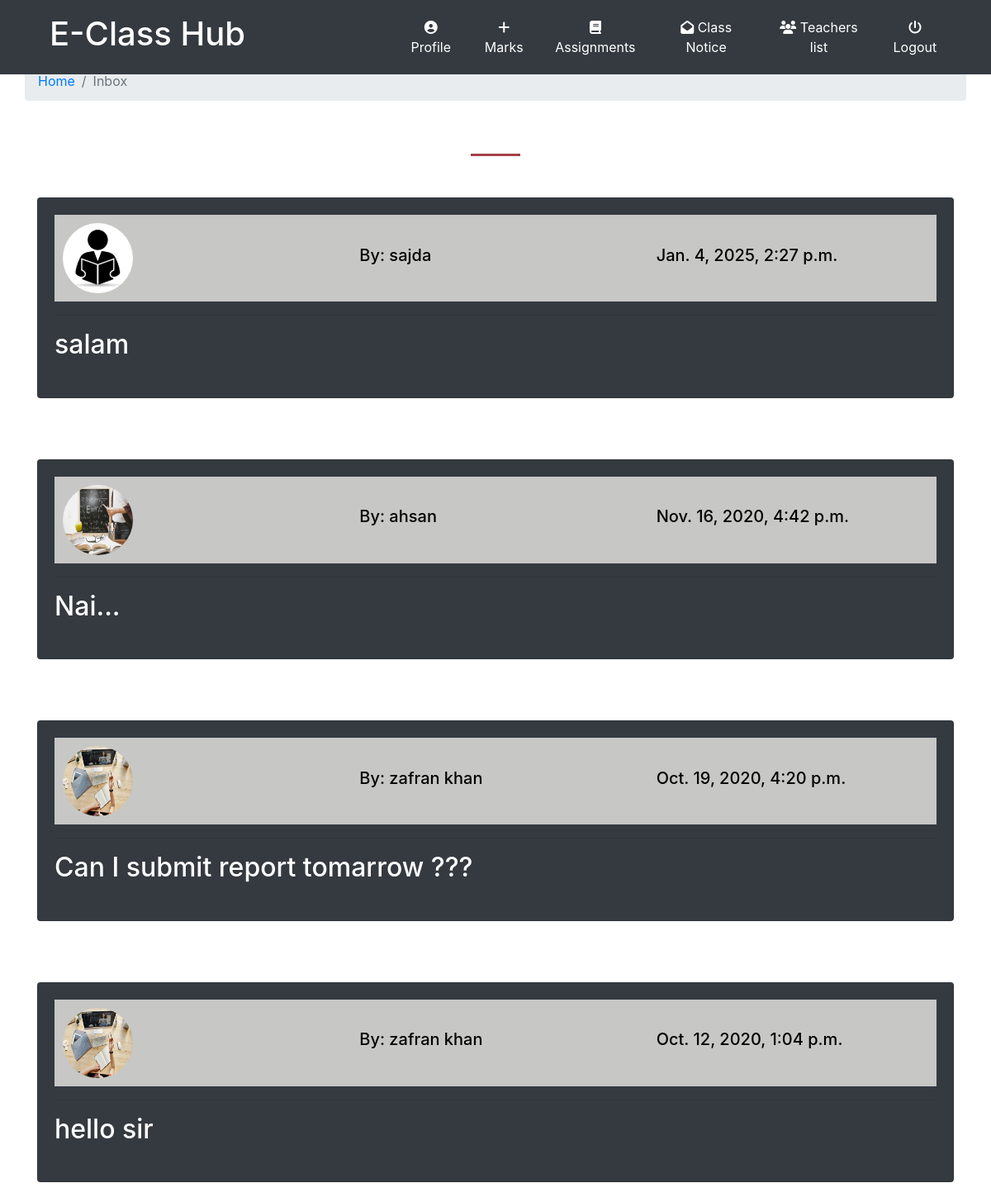
/classroom/teacher/1/messages_list (signed in), run on the app's committed database.
### classroom/models.py (models this page shows, shortened)
class MessageToTeacher(models.Model):
    id = models.BigAutoField(primary_key=True)
    student = models.ForeignKey(Student, related_name='student', on_delete=models.CASCADE)
    teacher = models.ForeignKey(Teacher, related_name='messages', on_delete=models.CASCADE)
    created_at = models.DateTimeField(auto_now=True)
    message = models.TextField()
    message_html = models.TextField(editable=False)
    class Meta:
        ordering = ['-created_at']
        unique_together = ['student', 'message']

class Student(models.Model):
    user = models.OneToOneField(User, on_delete=models.CASCADE, primary_key=True, related_name='Student')
    name = models.CharField(max_length=250)
    roll_no = models.CharField(max_length=50)
    email = models.EmailField(max_length=254)
    phone = models.IntegerField()
    student_profile_pic = models.ImageField(upload_to="classroom/student_profile_pic", blank=True)
    class Meta:
        ordering = ['roll_no']

### classroom/views.py (the view)
@login_required
def messages_list(request,pk):
    teacher = get_object_or_404(models.Teacher,pk=pk)
    return render(request,'classroom/messages_list.html',{'teacher':teacher})

### template/classroom/messages_list.html
{% extends 'classroom/base.html' %}
{% load static %}
{% block content %}
<div class="container ">
		<div class="row">
            <ol class="col-12 breadcrumb">
                <li class="breadcrumb-item"><a href="{% url 'home' %}">Home</a></li>
                <li class="breadcrumb-item active">Inbox</li>
            </ol>
        </div>
       <div class="section-heading">
            <h2>Inbox</h2>
            <div class="line-dec"></div>
          </div>
 {% if teacher.messages.count == 0 %}
  <h2 class=" text-center">No messages yet.</h2>
  {% else %}
  {% for mssg in teacher.messages.all %}
  <div class="notice">
  <div class="row">
    <div class="col-12 col-md-12">
<div class="card card-body bg-dark">
      <div class="notice-details">
        <div class="row align-items-center">
        <div class="col-2">
{% if mssg.student.student_profile_pic %}
        <img src="{{ mssg.student.student_profile_pic.url }}" class="notice-img">
        {% else %}
        <img src="{% static 'images/s_profile.png' %}" class="notice-img">
        {% endif %}
        </div>
<div class="offset-2 col-8">
    <div class="row">
        <div class="col-md-6">
          <h5>By: {{ mssg.student.name }}</h5>
        </div>
        <div class="col-md-6">
          <h5>{{ mssg.created_at }}</h5>
        </div>
        </div>
 </div>
  </div>
        </div>
        <hr>
         <h2 class="text-white">{{ mssg.message_html|safe }}</h2>
        </div>
    </div>
  </div>
  </div>
  <br>
  {% endfor %}
  {% endif %}
</div>
{% endblock %}

### static/css/base.css (style rules this page uses)
.active { display: block; }
.notice { margin-top: 50px; }
.notice .notice-details { background: #c7c7c5; padding: 10px; color: black; }
.notice .notice-img { width:85px; height:85px; border-radius: 50%; }
.section-heading { text-align: center; }
.section-heading h2 { font-size: 32px; font-weight: 700; color: #fff; }
.section-heading .line-dec { width: 60px; height: 3px; background-color: #a43f49; margin: 10px auto; }
.bg { height: 100%; width:100%; background-attachment: fixed; background-position: center; background-repeat: no-repeat; background-size: cover; }

### data on the page
MessageToTeacher: student.name "sajda", created_at "Jan. 4, 2025, 2:27 p.m.", message_html "salam"
MessageToTeacher: student.student_profile_pic (picture), student.name "ahsan", created_at "Nov. 16, 2020, 4:42 p.m.", message_html "Nai..."
MessageToTeacher: student.student_profile_pic (picture), student.name "zafran khan", created_at "Oct. 19, 2020, 4:20 p.m.", message_html "Can I submit report tomarrow ???"
MessageToTeacher: student.student_profile_pic (picture), student.name "zafran khan", created_at "Oct. 12, 2020, 1:04 p.m.", message_html "hello sir"
